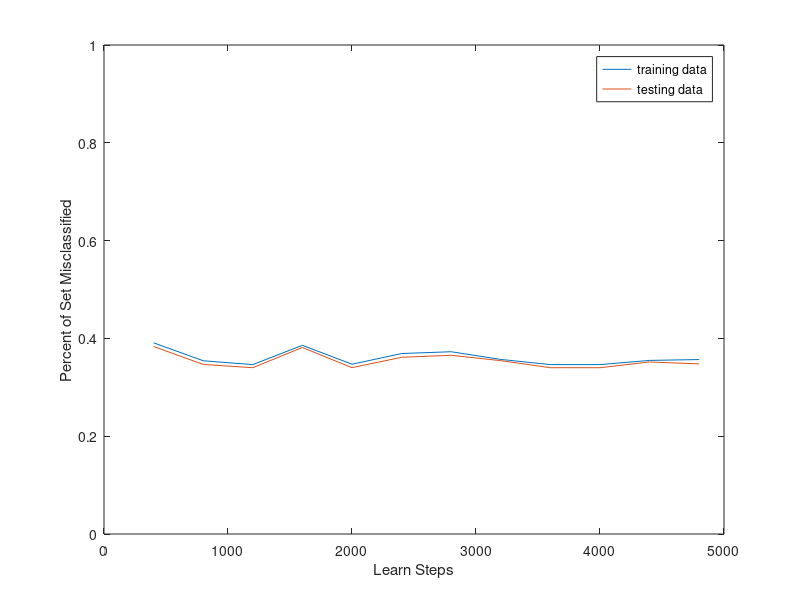

Reproduce this figure in MATLAB.
function SDD_net_3
close all hidden

A = load('SDD_Data2.mat');

Training_Data = A.Training_Data(:,1:25000);
Training_Desired = A.Training_Desired(:,1:25000);
Testing_Data = A.Testing_Data(:,1:25000);
Testing_Desired = A.Testing_Desired(:,1:25000);


% scale data
[Training_Data(2,:),m,b] = scale(Training_Data(2,:),-.9,.9);

Testing_Data(2,:)= Testing_Data(2,:)*m+b;
    



mu = @(ls) (ls < 5000)*0.1 + (ls > 4999 && ls < 10000) *0.05 + (ls > 9999 && ls < 20000)*.025 + (ls > 19999)*0.005;
% alpha = @(ls) (ls < 10000)*.5 + (ls > 9999 && ls < 20000) *.7 + (ls > 19999)*.7;
alpha = @(ls) 0 ;
hid_n = 20; %number of hiden PEs in layer 2
max_iter = 5000; %maximum number of learn steps
K= 10; %epoch size
tol = 1;

[W1,W2,~] = gen_net(Training_Data, Training_Desired,Testing_Data, Testing_Desired,  hid_n, mu, max_iter, tol,K,alpha);

save('SDD_Weights.mat','W1','W2');
% recall_matrix(W1,W2)

split_matrix(W1,W2,m,b)

return

function split_matrix(W1,W2,m,b)
map = [-0.9 linspace(-0.5,0.9,9) 0.9 0.9 0.9];

p_sums = [12, 4:2:20]; %possible player sums that are splittable
soft = [1, zeros(size(4:20))];
dealer = map(1:13);
% split = ones(size(p_sums));
S = zeros(length(p_sums),length(dealer)); %split matrix

for i = 1:length(p_sums)
    for j = 1:length(dealer)
        Inp = [dealer(j); m*p_sums(i)+b ; soft(i); 1 ];
        Out = test_all_net(W1,W2,Inp);
        [~,split]=max(Out);
        if split == 3
            S(i,j)=1;
        end
    end
end
S = [1:13;S];
S= [[0;p_sums'],S];
S

S2 = zeros(length(p_sums),length(dealer)); %split matrix
for i = 1:length(p_sums)
    for j = 1:length(dealer)
        Inp = [dealer(j); m*p_sums(i)+b ; soft(i); 0 ];
        Out = test_all_net(W1,W2,Inp);
        [~,split]=max(Out);
        if split == 3
            S2(i,j)=1;
        end
    end
end
S2

return

function recall_matrix(W1,W2)

poss_scores = [2 3 4 5 6 7 8 9 10 11 12 13 14 15 16 17 18 19 20 21];
soft = [-.9,.9];
map = [-0.9 linspace(-0.5,0.9,9) 0.9 0.9 0.9];
INP = zeros(4,520);
count = 1;

for j = 1:1
    for k = 1:length(map)
        for i = 1:length(poss_scores)
            INP(:,count) = [map(k);poss_scores(i);soft(j); 0];
            count = count + 1;
        end
    end
end

for j = 2:2
    for k = 1:length(map)
        for i = 1:length(poss_scores)
            INP(:,count) = [map(k);poss_scores(i);soft(j); 0];
            count = count + 1;
        end
    end
end

[INP(2,:),~,~] = scale(INP(2,:),-0.9,0.9);

Outold = test_all_net(W1,W2,INP);
Out = Outold(1,:);

for i = 1:length(Out)
    [~,ind] = max(Outold(:,i));
    Out(:,i) = ind-1;
end

Out = reshape(Out,20,26);

Outhard = Out(:,1:13);
Outhard(:,14) = 2:21
Outsoft = Out(:,14:26);
Outsoft(:,14) = 2:21

return


function [W1,W2,E] = gen_net(training_mat, desired_mat,test_mat,...
    desired_testmat,  hid_n, mu, n, tol,K,alpha)
[inp_n, ~] = size(training_mat);
[out_n, P] = size(desired_mat);

%initialize weight matrices
W1 = -.1 + (.1-(-.1)).*rand(hid_n, inp_n+1); %10x2
W2 = -.1 + (.1-(-.1)).*rand(out_n, hid_n +1); %1x11
prev_W1 = W1;
prev_W2 = W2;
E=[];
ind = 1;
indvec = [];
for j = 1:n
    RN = randperm(P);
    INP = training_mat(:,[RN]);
    DES = desired_mat(:,[RN]);
    
    cum_dW1 = zeros(size(W1));
    cum_dW2 = zeros(size(W2));

    
    for i = 1:K %in each epoch
        hid_net = W1*[1;INP(:,i)];  %10x1
        %hid_net
        hid_out = tanh(hid_net); %10x1
       % hid_out
        y_net = W2*[1;hid_out]; %1x1
       % y_net
        y_out = tanh(y_net); %1x1
      %  y_out
        
        yp_out = 1-(y_out.^2); %1x1
        % algorithm for changing weights
        
        %step 1, most outer layer
        outer_delta= (DES(:,i) - y_out).*yp_out; %1x1
%         W2_new = W2 + mu*outer_delta*[1;hid_out]'; %1x11
        yp_hid = 1-(hid_out.^2);  %10x1
        inner_delta = yp_hid .* (W2(:,2:end)'*outer_delta); %10x1
%         W1 = W1 + mu*inner_delta*[1;INP(:,i)]';%10x2 

        cum_dW2 = cum_dW2 + mu(j)*outer_delta*[1;hid_out]';
        cum_dW1 = cum_dW1 + mu(j)*inner_delta*[1;INP(:,i)]' ;
        
    end

    %update weights, batch style!
    holder = W2;
    W2 = W2 + cum_dW2 + alpha(j)*(W2 - prev_W2);
    prev_W2 = holder;
    holder = W1;
    W1 = W1 + cum_dW1 + alpha(j)*(W1 - prev_W1);
    prev_W1 = holder;
    
%    test if errors are within tolerance for given W1,W2:
    if mod(j,400) == 0
        train_out=test_all_net(W1,W2,INP); 
        test_out = test_all_net(W1,W2,test_mat);
        E(ind) = 1 - get_accuracy(train_out,DES);
        E_test(ind) = 1 - get_accuracy(test_out,desired_testmat);
        indvec(ind) = j;
        ind = ind + 1;
    end
%     if E(j) <= tol
%         disp(strcat('Training Terminated, Tolerance of', tol,' Reached'));
%         disp('Number of Learn Steps ='), disp(K*j+i)
%         break
%     end
    if j == n
        disp('Training Terminated, Max Learning Steps Reached')
        disp('Number of Learning Steps ='), disp(n*K)
    end
end
figure
plot(indvec,E)
xlabel('Learn Steps')
ylabel('Percent of Set Misclassified')
hold on
plot(indvec,E_test)
legend('training data', 'testing data')
ylim([0 1])
hold off
return

function y = test_all_net(W1,W2, input_vec)

[~,n]=size(input_vec);

for i = 1 : n
    input = input_vec(:,i);
    hid_net = W1*[1;input];  %10x1
    hid_out = tanh(hid_net); %10x1
    y_net = W2*[1;hid_out]; %1x1
    y_out = tanh(y_net); %1x1
    y(:,i)=y_out;
end

return


function correctness = get_accuracy(test_out,Y_test)
[~,compare_output] = max(test_out);
[~,compare_desired] = max(Y_test);

count = 0;
for i = 1:length(compare_desired)
    if compare_output(i) == compare_desired(i)
        count = count + 1;
    end
end


correctness = count/length(compare_desired);
return

function [y,m,b]=scale(x,fmin,fmax)
%take a vector x and linearly scale it to be between [fmin, fmax]
%return the new vector and (m,b), the constants needed to return it to its
%original value

xmin=min(min(x)); xmax = max(max(x));
m = (fmax-fmin)/(xmax-xmin); %slope formula
b = fmin-(fmax-fmin)/(xmax-xmin)*xmin; %intercept

y = m*x+b;
%to get back to previous scale, use x=(y-b)/m
return

